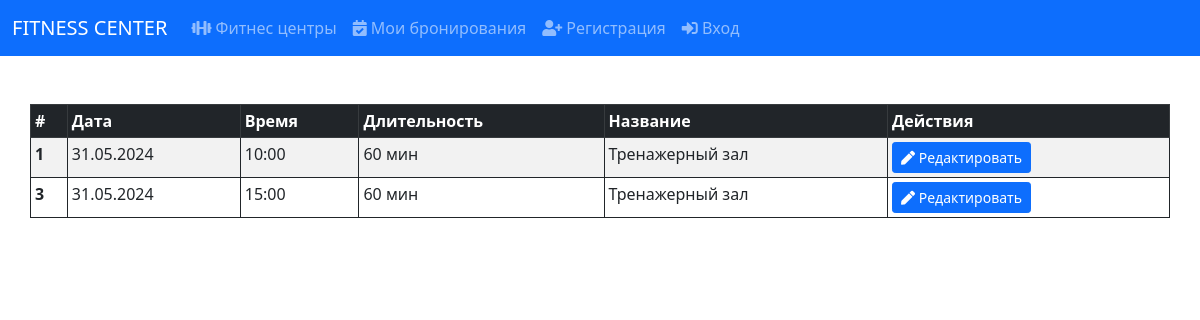
The app's page /user/reservations (signed in) with its own data.
### tables this page shows
CREATE TABLE reservations (id INTEGER NOT NULL PRIMARY KEY AUTOINCREMENT UNIQUE, user_id INTEGER NOT NULL REFERENCES users (id), service_id INTEGER NOT NULL REFERENCES services (id), date TEXT NOT NULL, time TEXT NOT NULL, trainer_id INTEGER NOT NULL REFERENCES trainers (id));

CREATE TABLE services (id INTEGER PRIMARY KEY AUTOINCREMENT NOT NULL UNIQUE, name TEXT UNIQUE NOT NULL, duration INTEGER NOT NULL DEFAULT (0), description TEXT, price INTEGER NOT NULL, fitness_center_id INTEGER NOT NULL REFERENCES fitness_centers (id), max_attendees INTEGER NOT NULL DEFAULT (1));

### app.py (the view, shortened to what this page needs)
@app.route('/user/reservations', methods=['GET', 'POST'])
@login_required
def get_reservations_page():
    user = session.get('user')
    if request.method == 'GET':
        with SQLiteDatabase('base.db') as db:
            reservations = db.select(table_name='reservations', method='fetchall', conditions={'user_id': user['id']},
                                     columns=['reservations.id AS reservation_id', 'reservations.date',
                                              'reservations.time','services.duration',
                                              'services.name AS service_name', 'users.login AS user_name'],
                                     join_conditions={'users': {'reservations.user_id': 'users.id'}, 'services': {
                                         'reservations.service_id': 'services.id'
                                     }})
            services = db.select(table_name='services', method='fetchall')
            return render_template('reservations.html', title='Мои бронирования', reservations=reservations,
                                   services=services)

### Project_utils/database_utils.py (called while the page is built)
def dict_factory(cursor, row) -> Dict[str, Any]:
    d = {}
    for idx, col in enumerate(cursor.description):
        d[col[0]] = row[idx]
    return d

    def __enter__(self):
        self.connection = sqlite3.connect(self.db_path)
        self.connection.row_factory = dict_factory
        return self

    def __exit__(self, exc_type, exc_val, exc_tb):
        if self.connection:
            self.connection.close()

### app.py (called while the page is built)
def login_required(func):
    @wraps(func)
    def wrapper(*args, **kwargs):
        if 'user' not in session:
            return redirect('/login')
        return func(*args, **kwargs)
    return wrapper

### templates/reservations.html
{% extends "base.html" %}
{% block body %}
<div class="container">
        <div class="row">
            <table class="table table-striped table-bordered border-dark table-sm">
            <thead class="table-dark">
            <tr>
                <th scope="col">#</th>
                <th scope="col">Дата</th>
                <th scope="col">Время</th>
                <th scope="col">Длительность</th>
                <th scope="col">Название</th>
                <th scope="col">Действия</th>
            </tr>
            </thead>
            <tbody>
            {% for reservation in reservations %}
                <tr>
                    <th scope="row">{{ reservation.reservation_id }}</th>
                    <td>{{ reservation.date }}</td>
                    <td>{{ reservation.time }}</td>
                    <td>{{ reservation.duration}} мин</td>
                    <td>{{ reservation.service_name }}</td>
                    <td>
                        <a class="btn btn-primary btn-sm" href="/user/reservations/{{ reservation.reservation_id }}">
                            <span class="icon"><i class="fas fa-pen"></i></span>
                            <span>Редактировать</span>
                        </a>
                    </td>
                </tr>
            {% endfor %}
            </tbody>
        </table>
        </div>
    </div>
{% endblock %}

### records on screen
reservations: reservation_id "1", date "31.05.2024", time "10:00", duration "60", service_name "Тренажерный зал"
reservations: reservation_id "3", date "31.05.2024", time "15:00", duration "60", service_name "Тренажерный зал"
